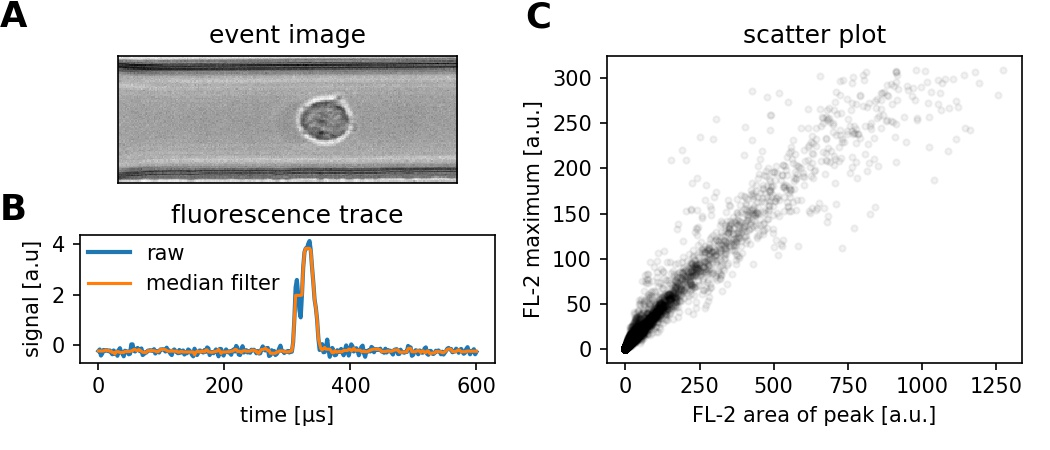

Generate this figure with Python:
import dclab
import numpy as np
import matplotlib.pylab as plt


# dataset
ds = dclab.new_dataset("fluorescence/fluorescence.rtdc")

evt = 54

# traces
flraw = ds["trace"]["fl2_raw"][evt]
flmed = ds["trace"]["fl2_median"][evt]

# plot
fig = plt.figure(figsize=(7, 3))

# image
axi = plt.subplot(221, title="event image")
axi.imshow(ds["image"][evt], cmap="gray")
axi.set_yticks([])
axi.set_xticks([])

# trace
ax1 = plt.subplot(223, title="fluorescence trace")
bin_size_us = 1 / 500000 * 1e6
time = np.linspace(0, bin_size_us*len(flraw), len(flraw))
ax1.plot(time, flraw/100, label="raw", lw=2)
ax1.plot(time, flmed/100, label="median filter", lw=1.5)
ax1.set_xlabel("time [µs]")
ax1.set_ylabel("signal [a.u]")
ax1.legend(borderaxespad=0, frameon=False)

# scatter plot
axs = plt.subplot(122, title="scatter plot")
# filter away saturation events
ds.config["filtering"]["fl2_max max"] = 31000
ds.config["filtering"]["fl2_area max"] = 1300000
ds.apply_filter()
filt = ds.filter.all
axs.scatter(ds["fl2_area"][filt]/1000, ds["fl2_max"][filt]/100, c="k",
            marker=".", alpha=.05)
axs.set_xlabel(dclab.dfn.feature_name2label["fl2_area"])
axs.set_ylabel(dclab.dfn.feature_name2label["fl2_max"])

fig.text(0, 1, "A",
         fontsize=17,
         fontweight="bold",
         va="top", ha="left")
fig.text(0, .57, "B",
         fontsize=17,
         fontweight="bold",
         va="top", ha="left")
fig.text(0.5, 1, "C",
         fontsize=17,
         fontweight="bold",
         va="top", ha="left")

plt.tight_layout()
plt.savefig("fluorescence.jpg", dpi=150)
plt.show()
